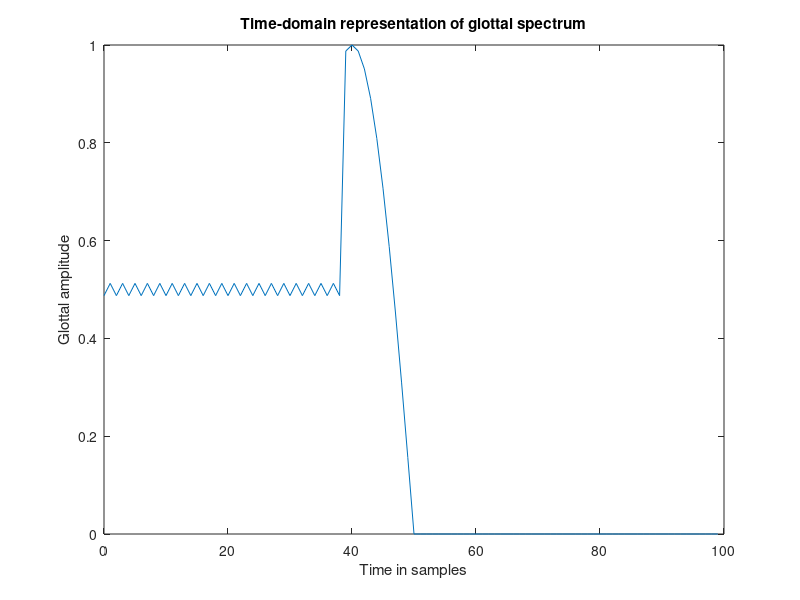

This chart was generated by the following MATLAB code: (Note: this script raises an error after producing the figure.)
%modelling the glottal spectrum
N1=40;
N2=10;

n= 0:1:99; %100 samples
y=0.5*(1-cos(pi*n(:,1:N1))/N1);
y(:,N1:N1+N2)=cos(pi*(n(:,N1:N1+N2)-N1)/(2*N2));
y(N1+N2+1:100)=0;

figure;
plot(n,y);
xlabel("Time in samples");
ylabel("Glottal amplitude");
title("Time-domain representation of glottal spectrum");


%modelling the lip spectrum
z = tf('z');
X = (z-0.98)/z;
bode(X)